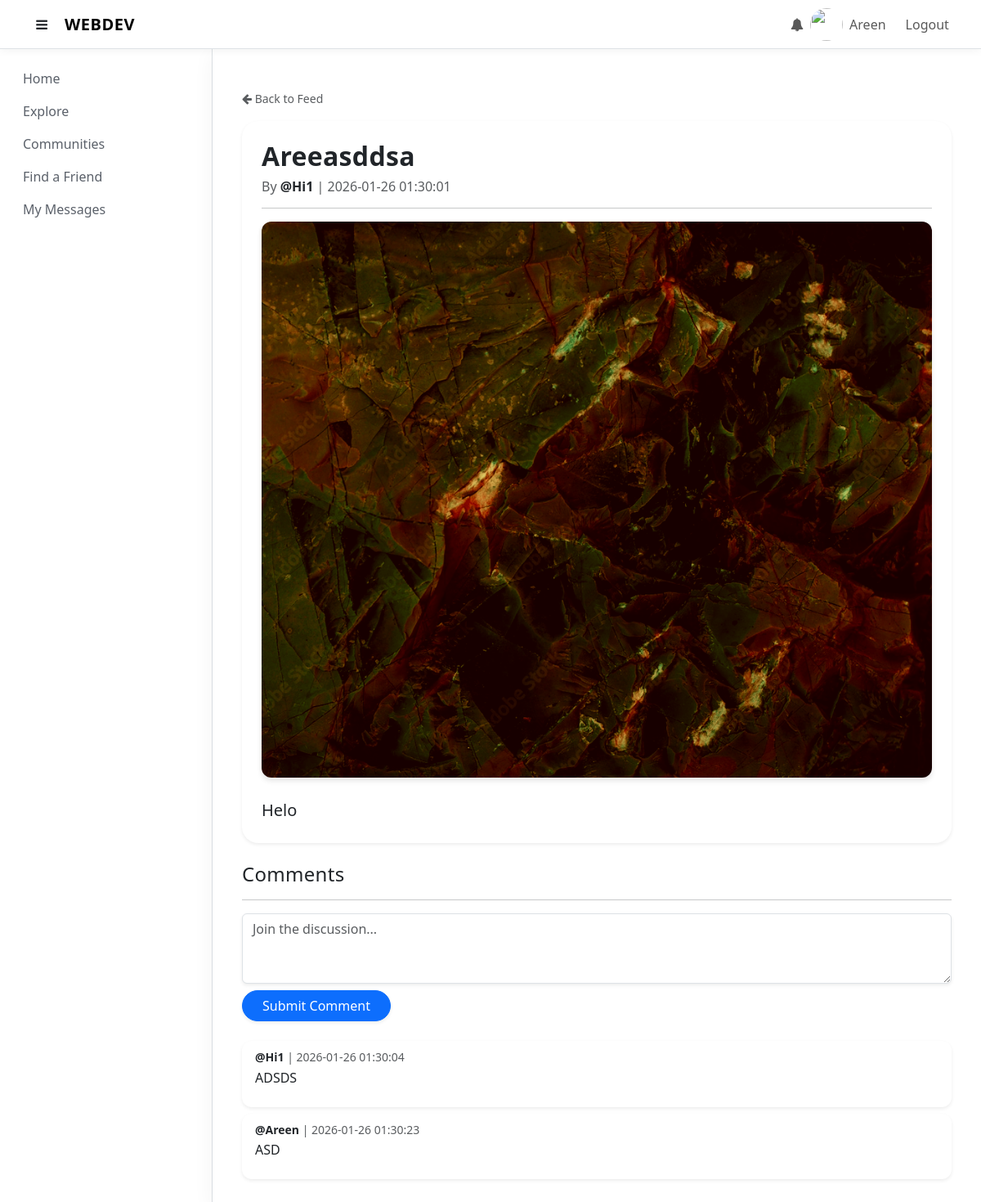
The page /post/11 (signed in) on the database its author committed.
### tables this page shows
CREATE TABLE users (
            user_id INTEGER PRIMARY KEY AUTOINCREMENT,
            username TEXT UNIQUE NOT NULL,
            password TEXT NOT NULL,
            email TEXT NOT NULL,
            phone TEXT NOT NULL,
            age INT NOT NULL
        );

CREATE TABLE posts (
            post_id INTEGER PRIMARY KEY AUTOINCREMENT,
            user_id INTEGER NOT NULL,
            community_id INTEGER NOT NULL,
            title TEXT NOT NULL,
            content TEXT,
            created_at DATETIME DEFAULT CURRENT_TIMESTAMP, image_url TEXT, post_type TEXT DEFAULT 'general',
            FOREIGN KEY(user_id) REFERENCES users(user_id) ON DELETE CASCADE,
            FOREIGN KEY(community_id) REFERENCES communities(community_id) ON DELETE CASCADE
        );

CREATE TABLE comments (
            comment_id INTEGER PRIMARY KEY AUTOINCREMENT,
            post_id INTEGER NOT NULL,
            user_id INTEGER NOT NULL,
            content TEXT NOT NULL,
            created_at DATETIME DEFAULT CURRENT_TIMESTAMP,
            FOREIGN KEY(post_id) REFERENCES posts(post_id) ON DELETE CASCADE,
            FOREIGN KEY(user_id) REFERENCES users(user_id) ON DELETE CASCADE
        );

### main.py (the view, shortened to what this page needs)
@app.route('/post/<int:post_id>', methods=['GET', 'POST'])
def openpost(post_id):
    conn = get_db()
    username = session.get('username')
    post = conn.execute("""
        SELECT p.*,
               e.location, e.event_date, e.event_time, e.organiser_id,
               u.username AS creator_username,
               c.community_id, c.name AS community_name,
               org.username AS organiser_username
        FROM posts p
        JOIN users u ON p.user_id = u.user_id
        JOIN communities c ON p.community_id = c.community_id
        LEFT JOIN event_posts e ON p.post_id = e.post_id
        LEFT JOIN users org ON e.organiser_id = org.user_id
        WHERE p.post_id = ?
    """, (post_id,)).fetchone()
    if not post:
        return "Post not found.", 404
    post_dict = dict(post)
    post_dict['username'] = post_dict['organiser_username'] if post_dict['post_type'] == 'event' and post_dict['organiser_username'] else post_dict['creator_username']
    comments = conn.execute("""
        SELECT c.comment_id, c.content, c.created_at, u.username
        FROM comments c
        JOIN users u ON c.user_id = u.user_id
        WHERE c.post_id = ?
        ORDER BY c.created_at ASC
    """, (post_id,)).fetchall()
    is_registered = False
    if session.get('user_id') and post_dict['post_type'] == 'event':
        result = conn.execute("""
            SELECT 1 FROM event_registrations
            WHERE post_id = ? AND user_id = ?
        """, (post_id, session['user_id'])).fetchone()
        is_registered = bool(result)
    return render_template(
        'openpost.html',
        post=post_dict,
        comments=comments,
        is_registered=is_registered
    )

### helpers.py (called while the page is built)
def connect_db():
    sql = sqlite3.connect(DATABASE)
    sql.row_factory = sqlite3.Row
    sql.execute("PRAGMA foreign_keys = ON")
    return sql

def get_db():
    if not hasattr(g, 'sqlite3_db'):
        g.sqlite3_db = connect_db()
    return g.sqlite3_db

### main.py (called while the page is built)
def mention_to_link(text):
    if not text:
        return ""
    mention_pattern = r'@(\w+)'
    def replace_with_link(match):
        clean_username = match.group(1)
        conn = get_db()
        user_exists = conn.execute(
            "SELECT 1 FROM users WHERE username = ?", (clean_username,)
        ).fetchone()
        if user_exists:
            link = url_for('userprofile', username=clean_username)
            return f'<a href="{link}" class="text-primary text-decoration-none fw-bold">@{clean_username}</a>'
        return f'@{clean_username}'
    return re.sub(mention_pattern, replace_with_link, text)

### templates/openpost.html (shortened to what this page needs)
{% extends 'base.html' %}
{% block body %}
<div class="container mt-4">
    <div class="mb-3">
        <a href="{{ url_for('index') }}" class="text-decoration-none text-muted small">
            <i class="fa fa-arrow-left"></i> Back to Feed
        </a>
    </div>
    <div class="card mb-4 shadow-sm border-0">
        <div class="card-body p-4">
            <h2 class="card-title fw-bold">{{ post['title'] | mention | safe }}</h2>
            <h6 class="text-muted mb-3">
                By <a href="{{ url_for('userprofile', username=post['username']) }}" class="commenter-link">@{{ post['username'] }}</a>
                | {{ post['created_at'] }}
            </h6>
            <hr>
            {% if post['image_url'] %}
            <div class="post-image-container text-center mb-4">
                <img src="{{ post['image_url'] }}" class="post-image img-fluid">
            </div>
            {% endif %}
            <p class="card-text fs-5" style="white-space: pre-wrap;">{{ post['content'] | mention | safe }}</p>
        </div>
    </div>
    <h4>Comments</h4>
    <hr>
    {% if session.get('username') %}
    <form method="POST" class="mb-4">
        <div class="mb-2">
            <textarea name="content" class="form-control shadow-sm" rows="3" placeholder="Join the discussion..." required></textarea>
        </div>
        <button type="submit" class="btn btn-primary rounded-pill px-4 shadow-sm">Submit Comment</button>
    </form>
    {% endif %}
    <div id="commentsList">
        {% if comments %}
            {% for comment in comments %}
            <div class="card mb-2 shadow-sm comment-card border-0">
                <div class="card-body position-relative">
                    <h6 class="card-subtitle text-muted mb-1 small">
                        <a href="{{ url_for('userprofile', username=comment['username']) }}" class="commenter-link">@{{ comment['username'] }}</a>
                        | {{ comment['created_at'] }}
                    </h6>
                    <div class="card-text mb-2">{{ comment['content'] | mention | safe }}</div>
                </div>
            </div>
            {% endfor %}
        {% else %}
            <p class="text-muted italic px-2">No comments yet. Be the first to say something!</p>
        {% endif %}
    </div>
</div>
{% endblock %}

### templates/base.html (shortened to what this page needs)
<!DOCTYPE html>
<html lang="en">
<head>
    <link href="https://cdn.jsdelivr.net/npm/bootstrap@5.3.8/dist/css/bootstrap.min.css" rel="stylesheet">
    <link rel="stylesheet" href="https://cdnjs.cloudflare.com/ajax/libs/font-awesome/4.7.0/css/font-awesome.min.css">
    <link rel="stylesheet" href="{{ url_for('static', filename='main.css') }}">
</head>
<body>
    <nav id="topnavbar" class="navbar navbar-expand-lg navbar-light border-bottom">
        <div class="container-fluid">
            <div class="d-flex align-items-center">
                <button id="sidebarToggle" class="btn me-2">
                    <i class="fa fa-bars"></i>
                </button>
                <a class="navbar-brand mb-0" href="{{ url_for('index') }}">WEBDEV</a>
            </div>
            <div class="collapse navbar-collapse" id="navbarNav">
                <ul class="navbar-nav ms-auto align-items-center">
                    {% if logged_in %}
                        <li class="nav-item dropdown">
                            <a class="nav-link position-relative" href="#" data-bs-toggle="dropdown">
                                <i class="fa fa-bell"></i>
                            </a>
                        </li>
                        <li class="nav-item d-flex align-items-center me-3">
                            <img src="{{ url_for('static', filename='profile.jpg') }}"
                                 class="rounded-circle me-2" width="40" height="40">
                            <a class="nav-link p-0" href="{{ url_for('userprofile', username=username) }}">
                                {{ username }}
                            </a>
                        </li>
                        <li class="nav-item">
                            <a class="nav-link" href="{{ url_for('logout') }}">Logout</a>
                        </li>
                    {% endif %}
                </ul>
            </div>
        </div>
    </nav>
    <div id="layoutWrapper" class="d-flex w-100">
        <nav id="sidebar" class="border-end">
            <ul id="sidenav" class="nav flex-column p-3">
                <li class="nav-item">
                    <a class="nav-link" href="{{ url_for('index') }}">Home</a>
                </li>
                <li class="nav-item">
                    <a class="nav-link" data-bs-toggle="collapse" href="#communityMenu">Explore</a>
                </li>
                <li class="nav-item">
                    <a class="nav-link" data-bs-toggle="collapse" href="#usercommunityMenu">Communities</a>
                </li>
                <li class="nav-item">
                    <a class="nav-link" href="{{ url_for('find_a_friend_hub') }}">Find a Friend</a>
                </li>
                <li class="nav-item">
                    <a class="nav-link" href="{{ url_for('my_messages') }}">My Messages</a>
                </li>
            </ul>
        </nav>
        <div id="maincontent" class="flex-grow-1 p-4">
            {% block body %}{% endblock %}
        </div>
    </div>
</body>
</html>

### static/main.css (style rules this page uses)
body { height: 100%; overflow-y: hidden; background: linear-gradient(to bottom, #f8f9fa, #f2f4f7); }
#topnavbar { background-color: #fff; padding: 0.6rem 1.2rem; box-shadow: 0 2px 10px rgba(0,0,0,0.05); z-index: 1100; }
#topnavbar .navbar-brand { font-weight: 700; letter-spacing: 0.5px; }
#topnavbar .nav-link { font-weight: 500; transition: all 0.2s ease; }
#layoutWrapper { display: flex; min-height: calc(100vh - 70px); transition: all 0.3s ease; }
#sidebar { width: 260px; min-height: calc(100vh - 70px); transition: all 0.3s ease; overflow-y: auto; background: #ffffff; box-shadow: 2px 0 12px rgba(0,0,0,0.05); }
#sidebar li a { color: #5B616A; padding: 8px 12px; border-radius: 10px; transition: all 0.2s ease; }
a { color: #5B616A; }
#maincontent { flex: 1; height: calc(100vh - 70px); overflow: scroll; padding: 0; display: flex; flex-direction: column; background: #ffffff; box-shadow: 0 6px 25px rgba(0,0,0,0.05); transition: all 0.3s ease; }
#sidenav { min-height: calc(100dvh - 55px); overflow-y: scroll; background-color: white; }
h1, h2, h3, h4, h5 { letter-spacing: 0.3px; }
p { line-height: 1.6; }
.card { border-radius: 20px; border: none; box-shadow: 0 6px 20px rgba(0,0,0,0.06); transition: transform 0.2s ease, box-shadow 0.2s ease; }

### templates/openpost.html (style rules this page uses)
.comment-card { transition: all 0.3s ease; border-radius: 12px; }
.commenter-link { color: #212529 !important; font-weight: 600; text-decoration: none; }
.post-image { max-width: 100%; height: auto; border-radius: 12px; margin: 0 auto 15px; display: block; box-shadow: 0 4px 6px rgba(0,0,0,0.1); }

### rows shown on the page
users: username "Areen"
posts: title|mention "Areeasddsa", created_at "2026-01-26 01:30:01", image_url (picture), content|mention "Helo"
users: username "Hi1"
comments: username "Hi1", created_at "2026-01-26 01:30:04", content|mention "ADSDS"
comments: username "Areen", created_at "2026-01-26 01:30:23", content|mention "ASD"
